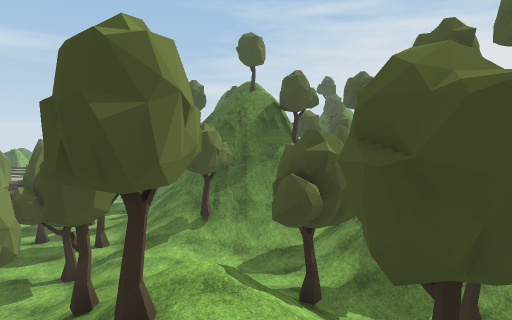
view 1 (above)

24 first-person views from a walk through a 3-D level made in the Unity game engine. The camera is 1.5 m above the floor, tilts 6° down and sees 75° across. The floor is counted in squares, 2 m on a side. Each view is taken from the middle of a square. On the plan, view 1 faces up. The plan holds only what a view shows up to about 11 squares ahead; the rest is blank. The place goes on beyond the plan. The player is left out. Some animated figures are not drawn. Some surface patterns are stand-ins.

view 2
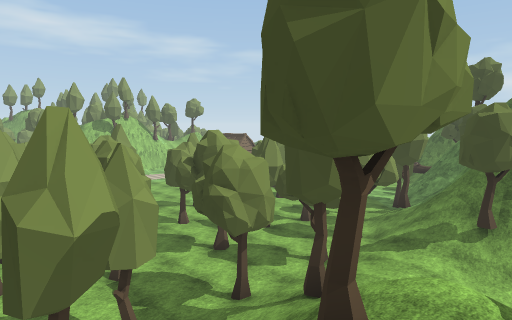

view 3
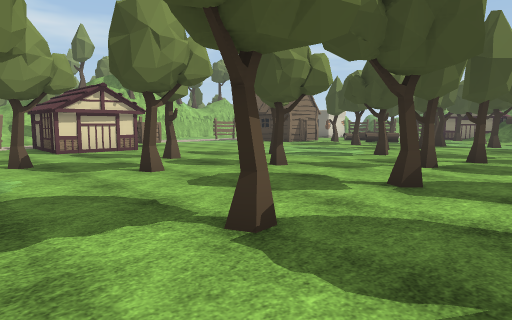

view 4
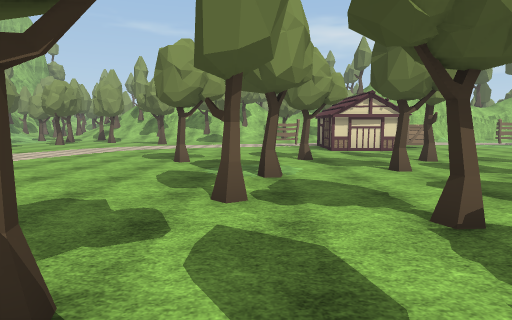

view 5
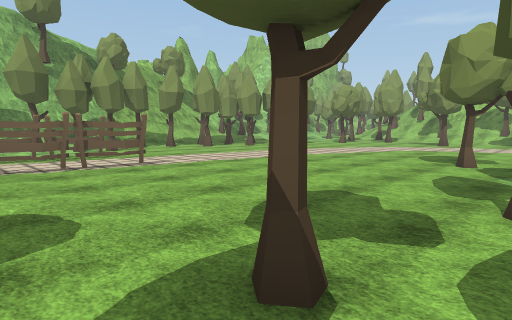

view 6
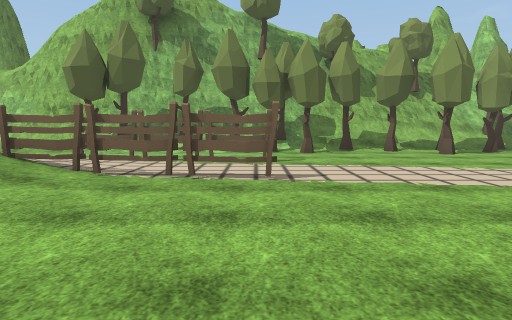

view 7
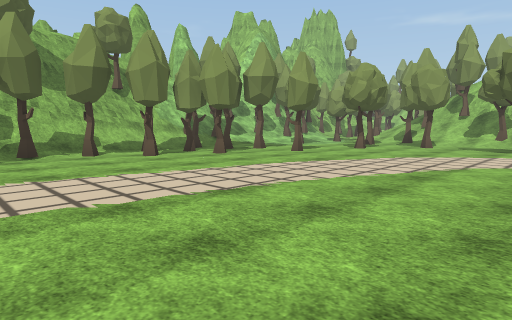

view 8
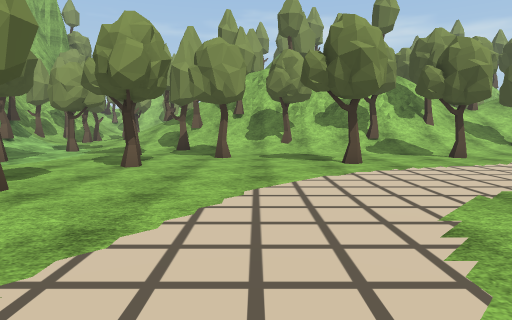

view 9
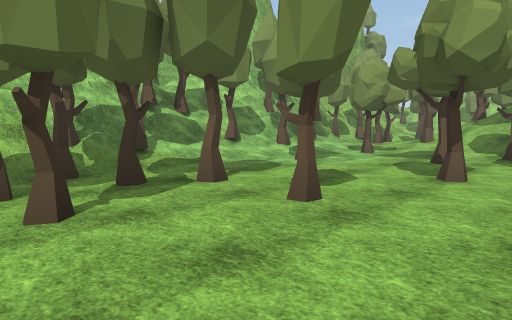

view 10
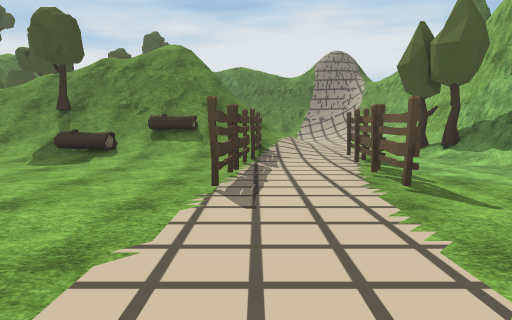

view 11
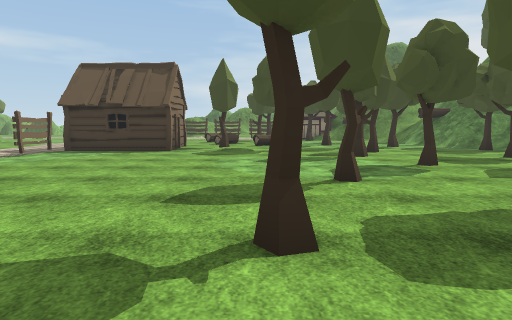

view 12
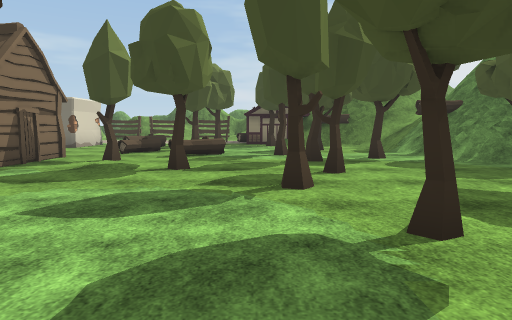

view 13
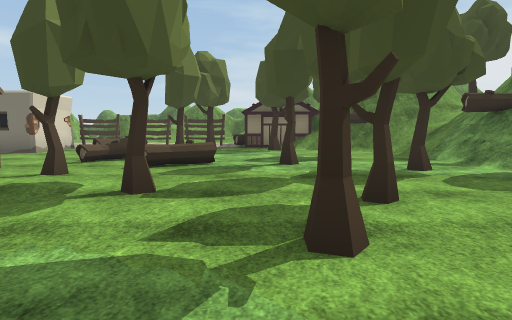

view 14
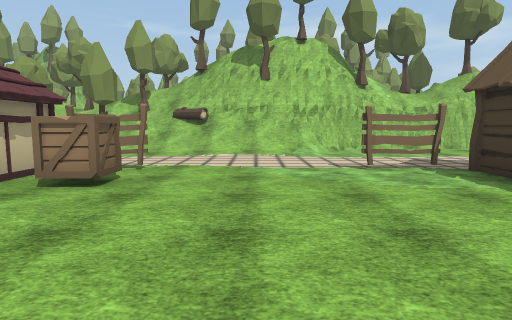

view 15
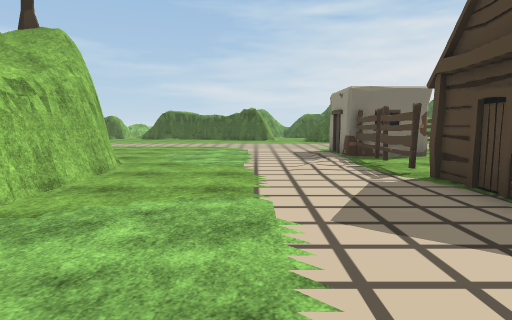

view 16
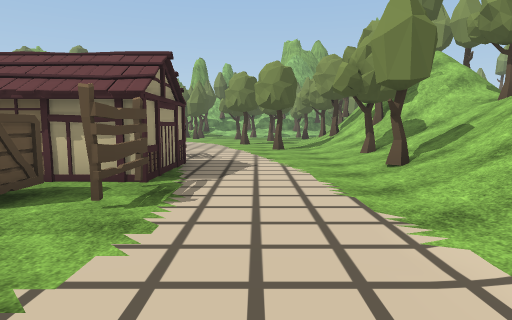

view 17
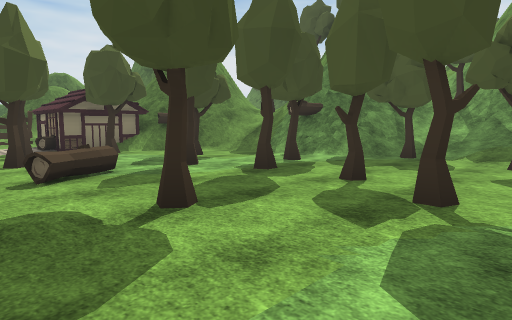

view 18
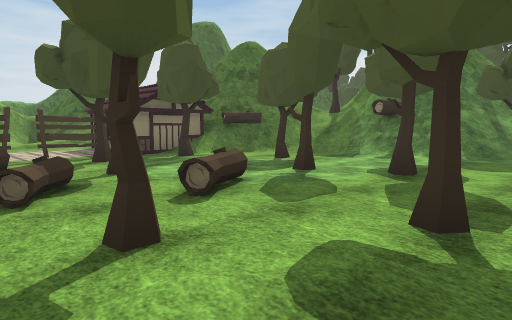

view 19
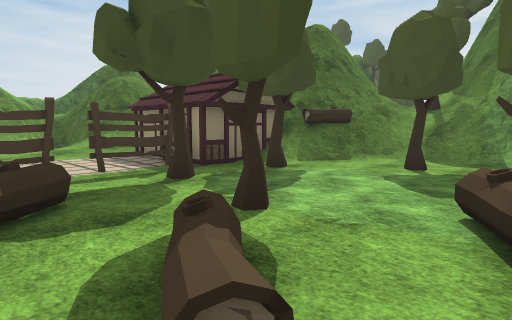

view 20
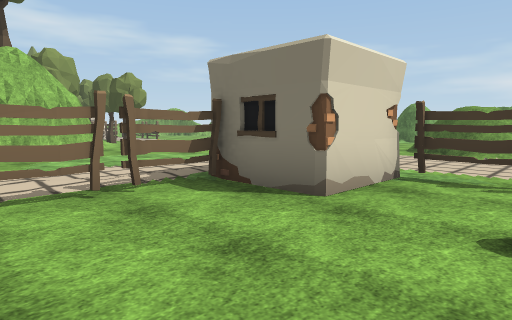

view 21
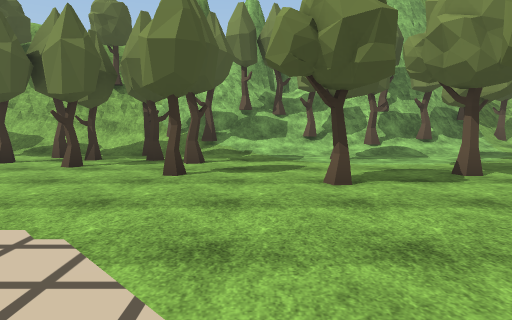

view 22
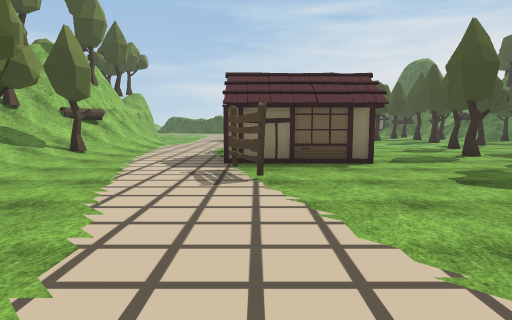

view 23
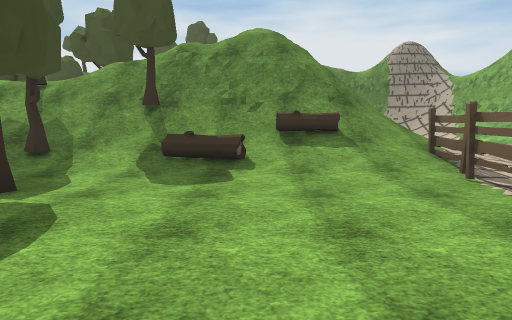

view 24
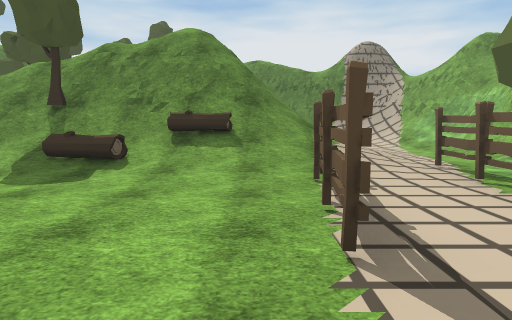

### Floor plan
Key: @ floor where view 1 was taken; # wall or solid block; . main floor; : floor 1 m higher than the main floor; + floor 1.5 m higher than the main floor; / step, stairs or slope; = window, fence, low wall or low ledge; v drop or lower ground; T tree; F fence; L log; H hut; C crate; O other object.
Columns run from 23 left of view 1 to 2 right of it. Each row starts with its distance up from view 1.
 21 ...... .FFFFO##L####
 20 .....###....T.T/L=//
 19 .....#O#.LL.....///T##
 18 #....F.....T...T./=##
 17 #....F....L......LL##
 16 #.....H....LL.T.T/#####
 15 #.....H.H.T...T...//#=/
 14 #.....HHH...T.....T//T/
 13 #/...F........T...//###
 12 ##/..F.......T...T/T###
 11 ##/...............///####
 10 ##/...........T.T.T//###/
  9 #//................///://T
  8 =L/..F.C....T...T..////.//
  7 ///..F........T....T// ///
  6 T/T..####..T....T../// ///
  5 ///...###....T.....TT/ /T/
  4 ///.............T..//////
  3 /T/...F....T.......T//T/
  2 ///...........TT.../T///T
  1 T//T..............T/////
  0 #//........T.......//T#@
 -1 #T/................/L#=/
 -2 #//.T............../L==//
 -3 #T/................/L/= v
 -4 ///................/// =
 -5 +/.T............FFFF////
 -6 TT...T.............////
 -7 //.T...T........FFFFF//
 -8 /........T.............../
 -9 /T..T..TT.TT...T.....T////
-10 ......///TT/TT/T/TT#T##=//
-11 /T/TT//TT////############=
-12 O#T=/+T##=#####
-13 ####//#####
-14    ##/
-15     #

Positions as (right, up) in squares from view 1, and headings:
1: (0, 0), facing up
2: (0, 1), facing up-left
3: (-5, 2), facing up-left
4: (-4, 2), facing left
5: (-4, 2), facing down-left
6: (-7, 0), facing down
7: (-8, -1), facing down-left
8: (-12, -4), facing left
9: (-13, -5), facing down-left
10: (-11, -5), facing right
11: (-12, 4), facing up
12: (-10, 8), facing up
13: (-10, 10), facing up
14: (-12, 10), facing left
15: (-20, 11), facing up
16: (-19, 11), facing down
17: (-13, 11), facing up-right
18: (-14, 13), facing up-right
19: (-14, 16), facing up-right
20: (-14, 16), facing up-left
21: (-17, -2), facing down
22: (-17, -2), facing up
23: (-9, -2), facing right
24: (-9, -4), facing right
